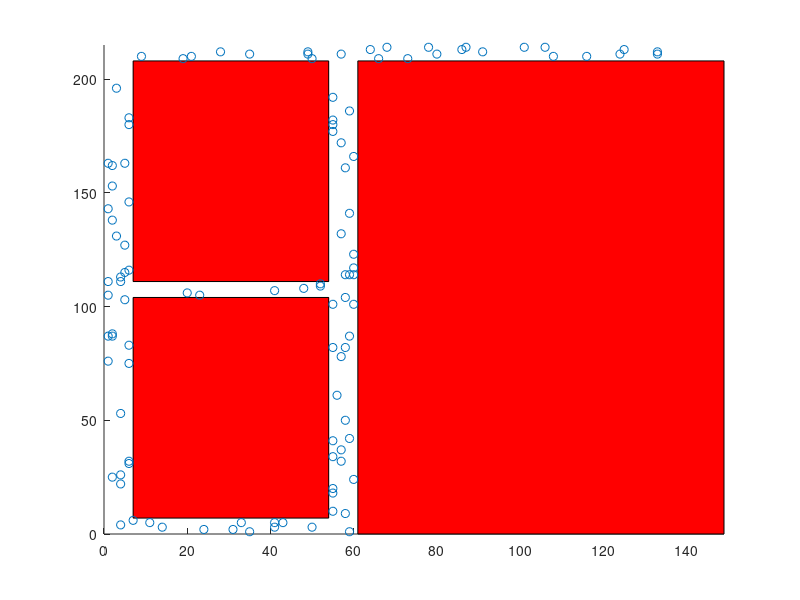

This chart was generated by the following MATLAB code: (Note: this script raises an error after producing the figure.)
% ===== Parameters =====
nSamples = 1000;
k = 10;
start = [3 4];
goal = [140 210];


% ===== Construct the static workspace =====

% Define the static workspace boundaries
xmax = 149;
ymax = 215;

% Define the vertices of the static obstacles
xpatch = [7 7 61;
          7 7 61;
          54 54 149;
          54 54 149];
ypatch = [7 111 0;
          104 208 208;
          104 208 208;
          7 111 0];

% Generate random dots (x,y) on the workspace
randX = randi([1 xmax - 1], [nSamples, 1]);
randY = randi([1 ymax - 1], [nSamples, 1]);

% Filter out dots that lie on the obstacles
IN = ones(size(randX));
for i = 1:size(xpatch, 2)
    IN = IN .* ~inpolygon(randX, randY, xpatch(:, i), ypatch(:, i));
end
X = randX(randX .* IN ~= 0);
Y = randY(randY .* IN ~= 0);

% Plot the workspace
h = figure(1);
hold on
patch(xpatch, ypatch, 'r');
axis([0 xmax 0 ymax]);
scatter(X, Y);


% ===== Build the roadmap =====

% Create point matrix
M = [X'; Y']';
nP = size(M, 1);

% Create point-pairwise distance matrix
D = pdist2(M, M);

% Get indices of k nearest neighbors for each point
[sorted, indices] = sort(D, 2);
I = indices(:, 2:k + 1);

% Create adjacency matrix
A = zeros(nP, nP);

% Generate edges
collision = 0;
for i = 1:size(I, 1)
    q = M(i, :);
    for j = 1:size(I, 2)
        p = M(I(j), :);
        % Do collision detection
        for k = 1:size(xpatch, 2)
            [xi yi] = polyxpoly([q(1) p(1)], [q(2) p(2)], xpatch(:, k)', ypatch(:, k)');
            if ~isempty(xi) || ~isempty(yi)
                collision = 1;
                break
            end
        end
        if collision == 0
            line([q(1) p(1)], [q(2) p(2)]);
            A(i, I(j)) = 1;
        end
        collision = 0;
    end
end


% ===== Get shortest path =====

% Find nearest neighbors to start and goal
d = pdist2([start; goal], M);
[sorted, nearStartGoal] = sort(d, 2);

nearStart = nearStartGoal(1, 1);
nearGoal = nearStartGoal(2, 1);

% Use Dikjstra's Algorithm to calculate shortest path to goal
[dist, pred] = dijkstra(sparse(D), nearStart);

parent = nearGoal;

path = [];
while (parent > 0)
    path = [path, parent];
    parent = pred(parent);
end

if (pred(nearGoal) == 0)
    path = [];
else
    path = fliplr(path);
end


hold off

